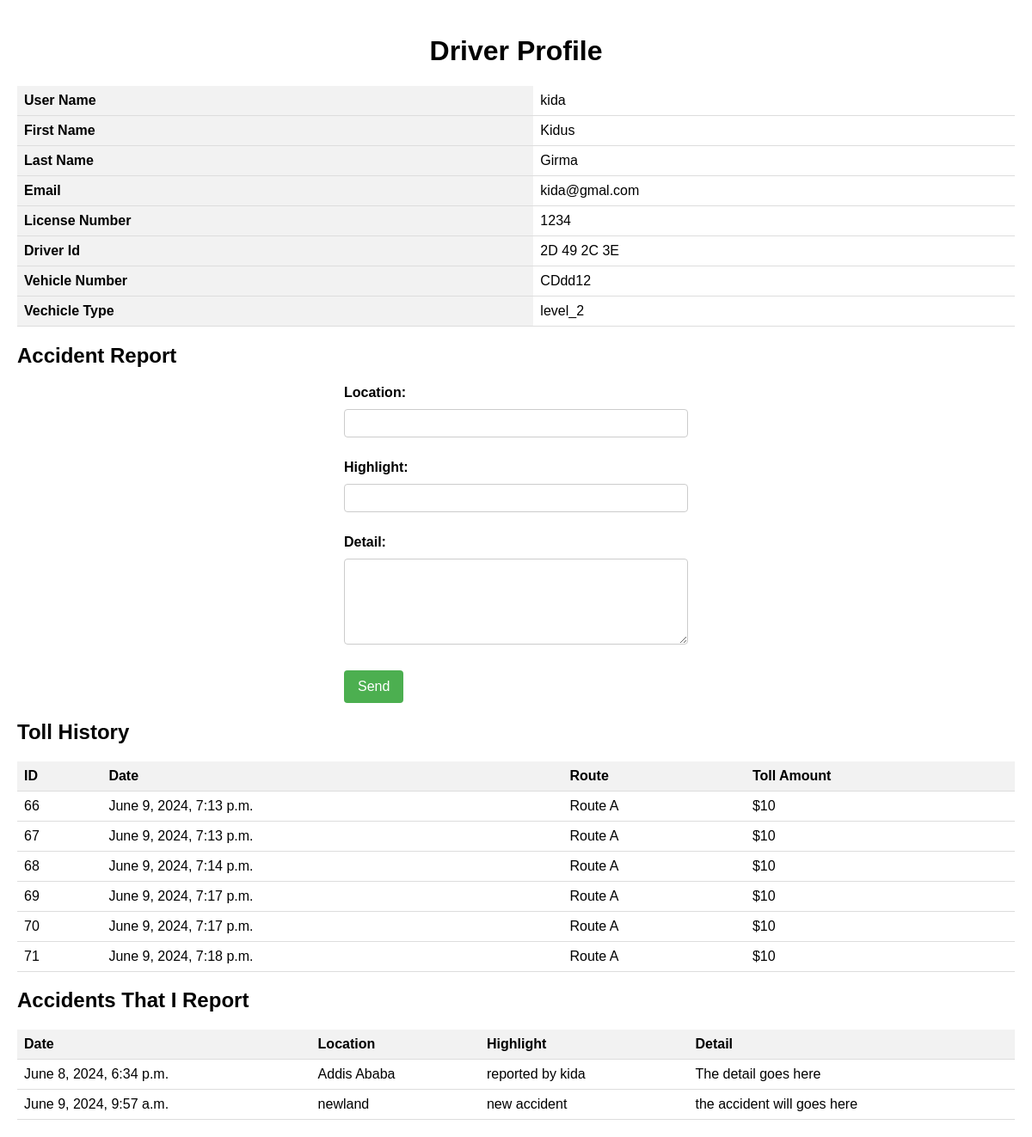
Screenshot of /profile (signed in) with the database file from the repository.
### core/models.py (models this page shows, shortened)
class Driver(models.Model):
    user = models.OneToOneField(User, on_delete=models.CASCADE, related_name='driver')
    VECHICLE_CHOICE = (
        ('level_1','level_1'),
        ('level_2','level_2'),
        ('level_3','level_3'),
    )
    driver_id = models.CharField(max_length=250,blank=True, null=True) # UUID
    profile_pic = models.ImageField(upload_to="images/",blank=True, null=True)
    license_no = models.CharField(max_length=30,blank=True, null=True)
    vehicle_number = models.CharField(max_length=30,blank=True, null=True)
    vehicle_type = models.CharField(max_length=10,choices=VECHICLE_CHOICE,default='level_1')
    balance = models.IntegerField()

class Transaction(models.Model):
    driver = models.ForeignKey(Driver, on_delete= models.DO_NOTHING, null=True)
    transfered_amount = models.IntegerField()
    date = models.DateTimeField(auto_created=True)
    route = models.CharField(max_length=20, default='Route A')

class Accident(models.Model):
    user = models.ForeignKey(User, on_delete= models.DO_NOTHING)
    date = models.DateTimeField(auto_now=True)
    highlight = models.CharField(max_length=200,blank=True, null=True)
    detail = models.TextField()
    location = models.CharField(max_length=200,blank=True, null=True)

### core/views.py (the view, shortened to what this page needs)
# urls.py: path('profile',driver_profile, name='driver-profile'),
@login_required
def driver_profile(request):
    current_user = request.user
    accident_form = AccidentForm()
    try:
        driver = Driver.objects.get(user=current_user)
        transactions = Transaction.objects.filter(driver=driver)
        accidents = Accident.objects.filter(user=current_user)
    except Driver.DoesNotExist:
        driver = None
        transactions = None
        accidents = None
    return render(request, 'driver_profile.html', {
        'user': current_user,
        'driver': driver,
        'transactions': transactions,
        'accident_form': accident_form,
        'accidents': accidents,
    })

### core/forms.py
class AccidentForm(forms.ModelForm):
    class Meta:
        model= Accident
        fields = ['location','highlight','detail']

### templates/driver_profile.html (shortened to what this page needs)
<!DOCTYPE html>
<html>
<head>
</head>
<body>
  <h1>Driver Profile</h1>
  <table>
    <tr>
      <th>User Name</th>
      <td>{{ user.username }}</td>
    </tr>
    <tr>
      <th>First Name</th>
      <td>{{ user.first_name}} </td>
    </tr>
    <tr>
      <th>Last Name</th>
      <td>{{user.last_name}}</td>
    </tr>
    <tr>
      <th>Email</th>
      <td>{{ user.email }} </td>
    </tr>
    <tr>
      <th>License Number</th>
      <td>{{ driver.license_no }} </td>
    </tr>
    <tr>
      <th>Driver Id</th>
      <td>{{ driver.driver_id }}</td>
    </tr>
    <tr>
      <th>Vehicle Number</th>
      <td>{{ driver.vehicle_number }}</td>
    </tr>
    <tr>
      <th>Vechicle Type</th>
      <td>{{ driver.vehicle_type}}</td>
    </tr>
  </table>
  <h2>Accident Report</h2>
  <form method="post">
        {{ accident_form.as_p }}
        <button type="submit" class="submit">Send</button>
    </form>
  <h2>Toll History</h2>
  <table>
      {% if transactions %}
      <tr>
          <th>ID</th>
          <th>Date</th>
          <th>Route</th>
          <th>Toll Amount</th>
        </tr>
      {% for toll in transactions %}
      <tr>
        <td>{{toll.id}}</td>
        <td>{{ toll.date }}</td>
        <td>{{ toll.route }}</td>
        <td>${{ toll.transfered_amount }}</td>
      </tr>
    {% endfor %}
  {% else %}
    <tr>
      <td colspan="3">No toll history available.</td>
    </tr>
  {% endif %}
  </table>
   <h2>Accidents That I Report</h2>
  <table>
  {% if accidents %}
    <tr>
          <th>Date</th>
          <th>Location</th>
          <th>Highlight</th>
          <th>Detail</th>
        </tr>
    {% for acc in accidents %}
      <tr>
        <td>{{ acc.date }}</td>
        <td>{{ acc.location }}</td>
        <td>{{ acc.highlight }}</td>
        <td>{{ acc.detail }}</td>
      </tr>
    {% endfor %}
  {% else %}
    <tr>
      <td colspan="3">No accident report available.</td>
    </tr>
  {% endif %}
  </table>
</body>
</html>

### templates/driver_profile.html (style rules this page uses)
body { font-family: Arial, sans-serif; margin: 0; padding: 20px; }
h1 { text-align: center; }
form { max-width: 400px; margin: 0 auto; }
label { display: block; margin-bottom: 10px; font-weight: bold; }
input[type="text"], textarea { width: 100%; padding: 8px; border: 1px solid #ccc; border-radius: 4px; box-sizing: border-box; margin-bottom: 10px; }
textarea { height: 100px; }
table { width: 100%; border-collapse: collapse; }
th, td { padding: 8px; text-align: left; border-bottom: 1px solid #ddd; }
th { background-color: #f2f2f2; }
.submit { background-color: #4CAF50; color: white; padding: 10px 16px; border: none; border-radius: 4px; cursor: pointer; font-size: 16px; }

### rows the page displays
Driver: license_no "1234", driver_id "2D 49 2C 3E", vehicle_number "CDdd12", vehicle_type "level_2"
Transaction: id "66", date "June 9, 2024, 7:13 p.m.", route "Route A", transfered_amount "10"
Transaction: id "67", date "June 9, 2024, 7:13 p.m.", route "Route A", transfered_amount "10"
Transaction: id "68", date "June 9, 2024, 7:14 p.m.", route "Route A", transfered_amount "10"
Transaction: id "69", date "June 9, 2024, 7:17 p.m.", route "Route A", transfered_amount "10"
Transaction: id "70", date "June 9, 2024, 7:17 p.m.", route "Route A", transfered_amount "10"
Transaction: id "71", date "June 9, 2024, 7:18 p.m.", route "Route A", transfered_amount "10"
Accident: date "June 8, 2024, 6:34 p.m.", location "Addis Ababa", highlight "reported by kida", detail "The detail goes here"
Accident: date "June 9, 2024, 9:57 a.m.", location "newland", highlight "new accident", detail "the accident will goes here"

### other values shown
{{ user.username }} "kida"
{{ user.first_name }} "Kidus"
{{ user.last_name }} "Girma"
{{ user.email }} "kida@gmal.com"
